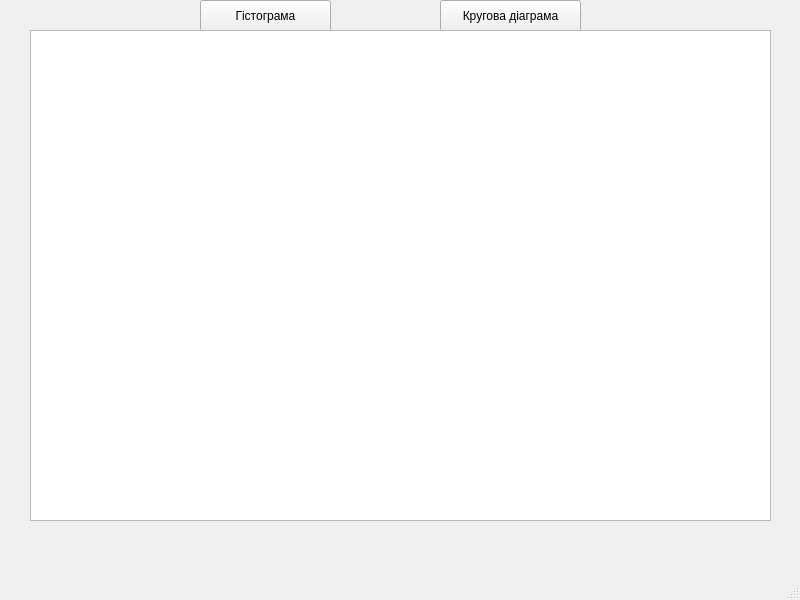
<?xml version="1.0" encoding="UTF-8"?>
<ui version="4.0">
 <class>VisualizationWindow</class>
 <widget class="QMainWindow" name="VisualizationWindow">
  <property name="geometry">
   <rect>
    <x>0</x>
    <y>0</y>
    <width>800</width>
    <height>600</height>
   </rect>
  </property>
  <property name="windowTitle">
   <string>MainWindow</string>
  </property>
  <widget class="QWidget" name="centralwidget">
   <widget class="QPushButton" name="btnBarChart">
    <property name="geometry">
     <rect>
      <x>200</x>
      <y>0</y>
      <width>131</width>
      <height>32</height>
     </rect>
    </property>
    <property name="text">
     <string>Гістограма</string>
    </property>
   </widget>
   <widget class="QPushButton" name="btnPieChart">
    <property name="geometry">
     <rect>
      <x>440</x>
      <y>0</y>
      <width>141</width>
      <height>32</height>
     </rect>
    </property>
    <property name="text">
     <string>Кругова діаграма</string>
    </property>
   </widget>
   <widget class="QChartView" name="chartView">
    <property name="geometry">
     <rect>
      <x>30</x>
      <y>30</y>
      <width>741</width>
      <height>491</height>
     </rect>
    </property>
   </widget>
  </widget>
  <widget class="QMenuBar" name="menubar">
   <property name="geometry">
    <rect>
     <x>0</x>
     <y>0</y>
     <width>800</width>
     <height>24</height>
    </rect>
   </property>
  </widget>
  <widget class="QStatusBar" name="statusbar"/>
 </widget>
 <customwidgets>
  <customwidget>
   <class>QChartView</class>
   <extends>QGraphicsView</extends>
   <header>QtCharts</header>
  </customwidget>
 </customwidgets>
 <resources/>
 <connections/>
</ui>
